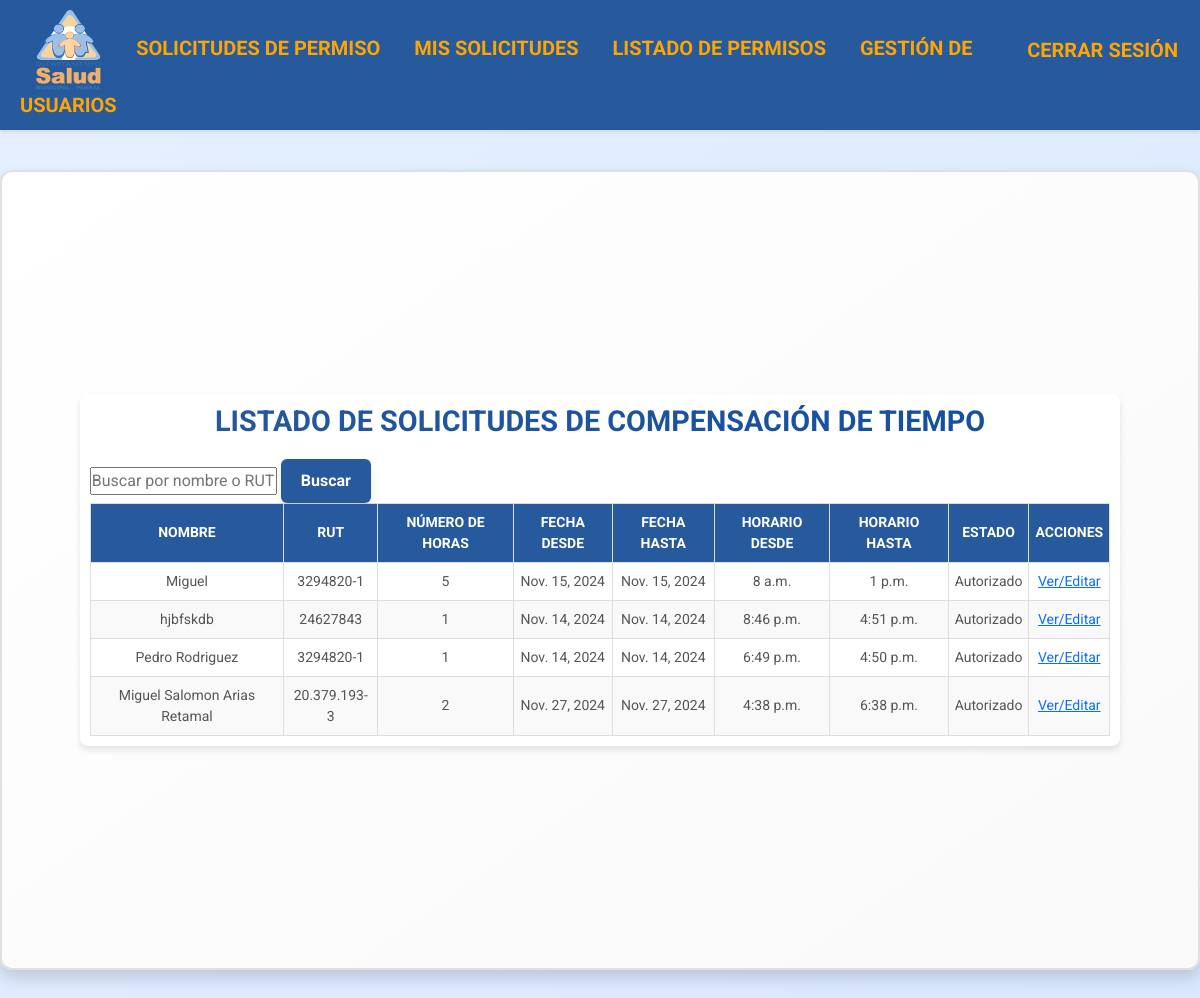
The app's page /compensation-requests/ (signed in), older data.
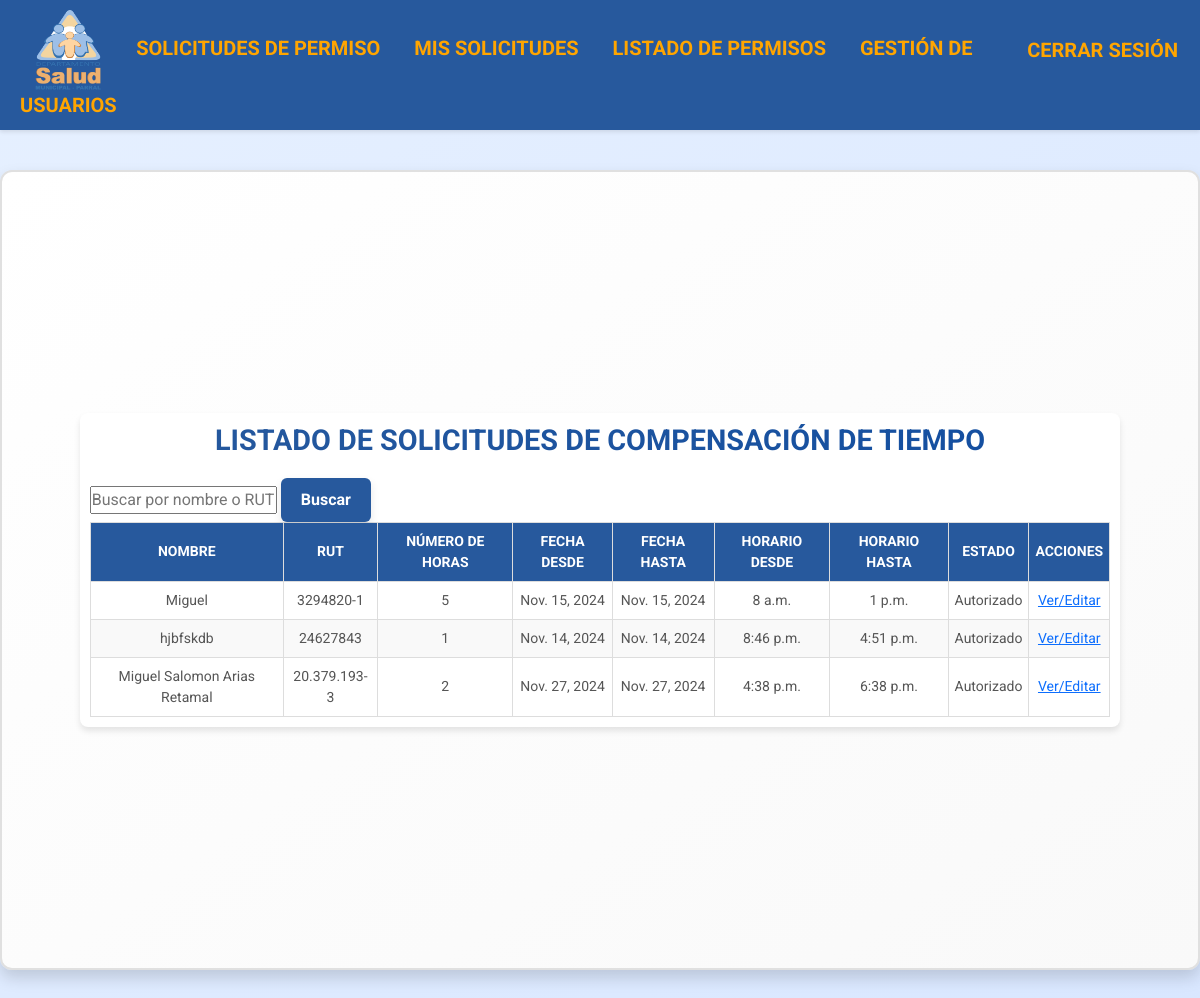
The same page, newer data.
### permisos/models.py (models this page shows, shortened)
class CompensationRequest(models.Model):
    ESTADO_CHOICES = PermissionRequest.ESTADO_CHOICES
    user = models.ForeignKey(User, on_delete=models.CASCADE)
    full_name = models.CharField("Nombre completo", max_length=100)
    rut = models.CharField("RUT", max_length=12, validators=[validate_rut])
    position = models.CharField("Cargo", max_length=50, choices=UserProfile.CARGO_CHOICES)
    establishment = models.CharField("Establecimiento", max_length=100, choices=UserProfile.DEPARTAMENTO_CHOICES)
    number_of_hours = models.PositiveIntegerField("Número de horas")
    date_from = models.DateField("Fecha desde")
    date_to = models.DateField("Fecha hasta")
    time_from = models.TimeField("Horario desde")
    time_to = models.TimeField("Horario hasta")
    estado = models.CharField("Estado", max_length=13, choices=ESTADO_CHOICES, default='pendiente')  # Incrementado a 13 caracteres
    firma_funcionario = models.FileField("Firma del funcionario", upload_to='firmas/', null=True, blank=True)
    created_at = models.DateTimeField(auto_now_add=True)

### permisos/views.py (the view)
# urls.py: path('compensation-requests/', views.compensation_request_list, name='compensation_request_list'),  # Listado de solicitudes de compensación de tiempo
@login_required
def compensation_request_list(request):
    query = request.GET.get("q", "")
    compensation_requests = CompensationRequest.objects.filter(
        Q(full_name__icontains=query) | Q(rut__icontains=query)
    )
    return render(
        request,
        "compensation_request_list.html",
        {"compensation_requests": compensation_requests, "query": query},
    )

### permisos/templates/compensation_request_list.html (shortened to what this page needs)
{% extends "base.html" %}
{% block content %}
<div class="table-container">
    <h2>Listado de Solicitudes de Compensación de Tiempo</h2>
    <form class="search-form" method="GET" action="{% url 'compensation_request_list' %}">
        <input type="text" name="q" value="{{ query }}" placeholder="Buscar por nombre o RUT">
        <button type="submit">Buscar</button>
    </form>
    <table>
        <thead>
            <tr>
                <th>Nombre</th>
                <th>RUT</th>
                <th>Número de Horas</th>
                <th>Fecha Desde</th>
                <th>Fecha Hasta</th>
                <th>Horario Desde</th>
                <th>Horario Hasta</th>
                <th>Estado</th>
                <th>Acciones</th>
            </tr>
        </thead>
        <tbody>
            {% for request in compensation_requests %}
            <tr>
                <td>{{ request.full_name }}</td>
                <td>{{ request.rut }}</td>
                <td>{{ request.number_of_hours }}</td>
                <td>{{ request.date_from }}</td>
                <td>{{ request.date_to }}</td>
                <td>{{ request.time_from }}</td>
                <td>{{ request.time_to }}</td>
                <td>{{ request.estado|title }}</td>
                <td>
                    <a href="{% url 'compensation_request_detail' request.id %}">Ver/Editar</a>
                </td>
            </tr>
            {% empty %}
            <tr>
                <td colspan="9">No se encontraron solicitudes de compensación de tiempo.</td>
            </tr>
            {% endfor %}
        </tbody>
    </table>
</div>
{% endblock %}

Row changes from the older to the newer data that the page shows:
removed CompensationRequest: full_name "Pedro Rodriguez", rut "3294820-1", number_of_hours "1", date_from "Nov. 14, 2024", date_to "Nov. 14, 2024", time_from "6:49 p.m.", time_to "4:50 p.m.", estado "Autorizado"
